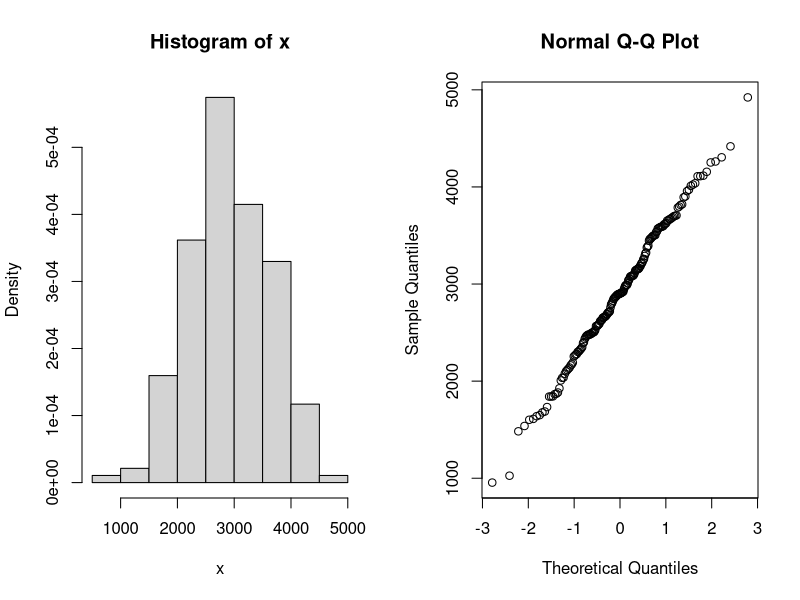
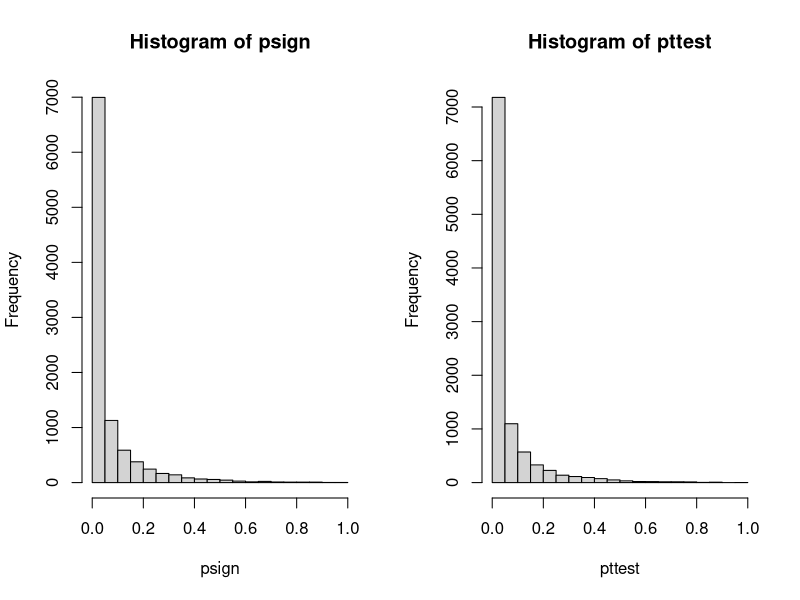
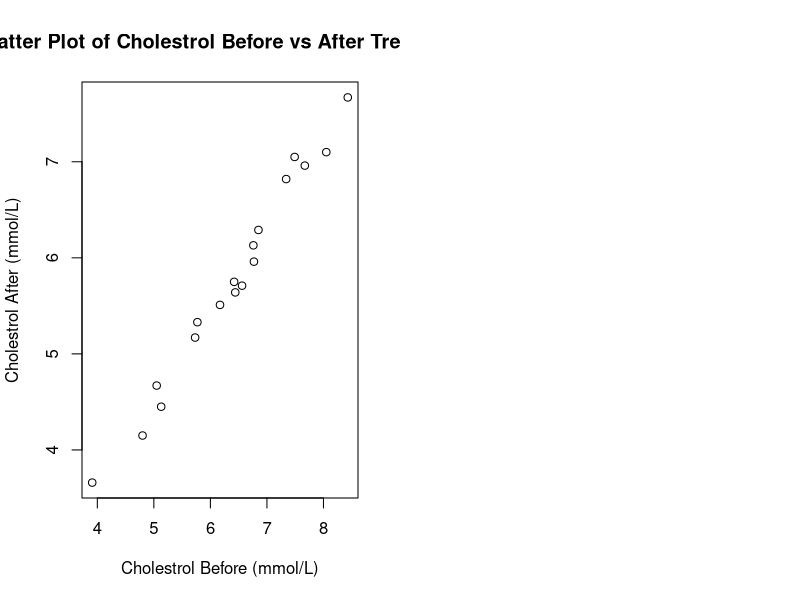
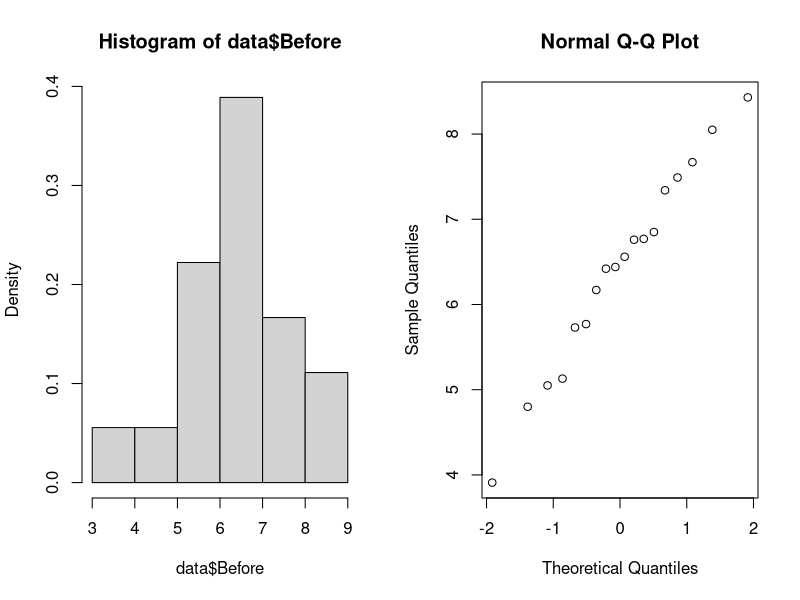
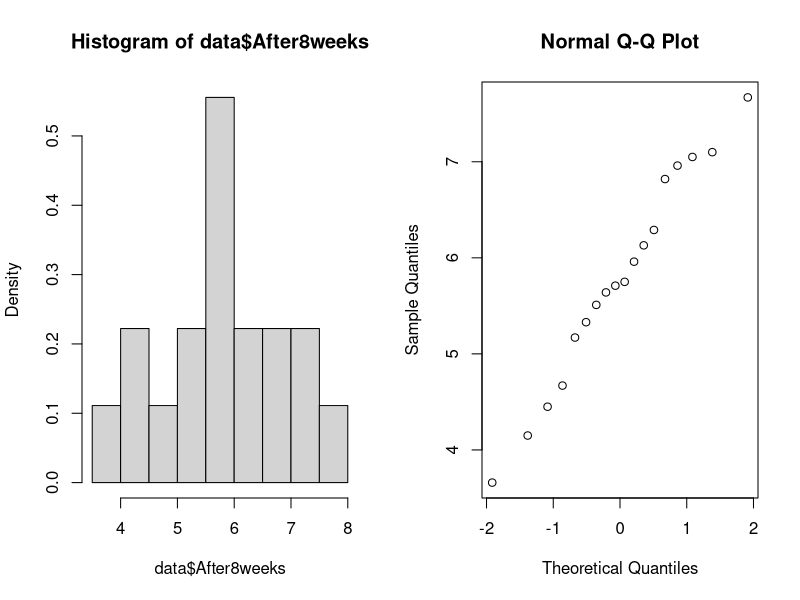
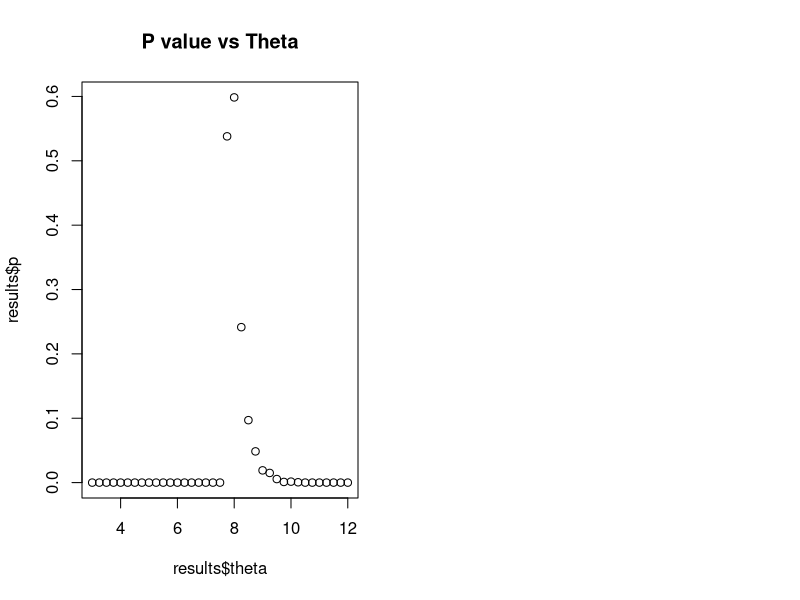
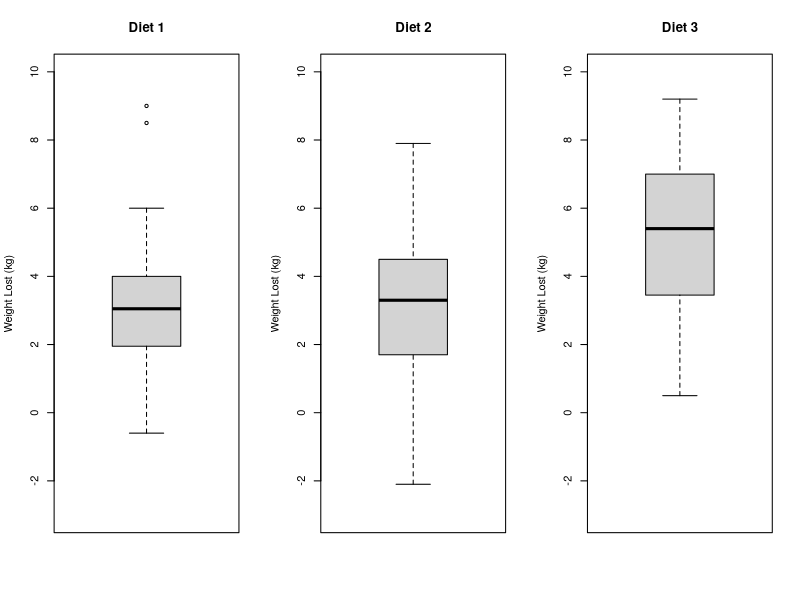
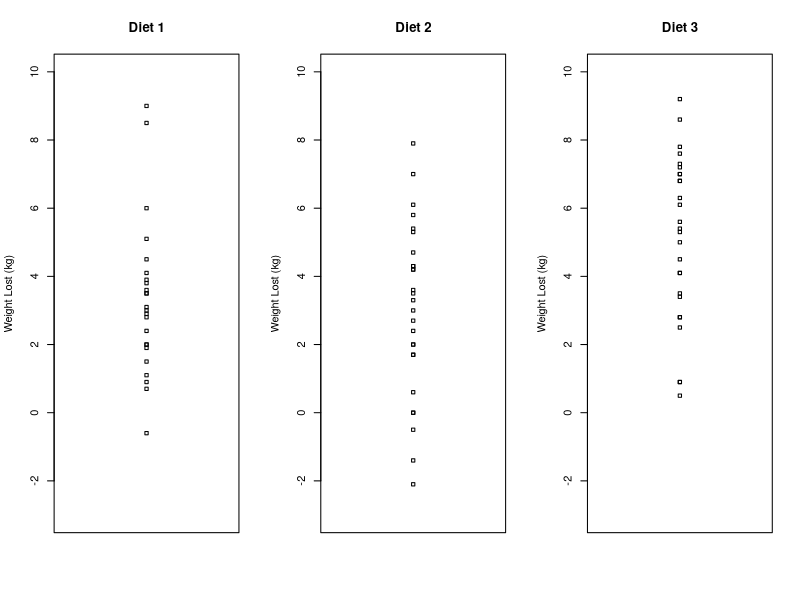

Source code (R) for these figures, in order:
## ---- chunk 1
data = read.table("birthweight.txt", header=T)
par(mfrow=c(1,2))
# use x as alias for the dataset
x = data$birthweight

# checking normality
hist(x, freq=F)
qqnorm(x)
shapiro.test(x)

t.test(x, conf.level=0.96)

# calculate min sample size needed
tval = qt(0.98, length(x))
m = 50
n = (tval * sd(x) / m) ** 2
print(sprintf("min sample size, n = %.2f", n))

## ---- chunk 2
B = 10000
Tstar = numeric(B)
for (i in 1:B){
  # sample with replacement, for a new sample of same length(x)
  Xstar = sample(x, replace=TRUE)
  Tstar[i] = mean(Xstar) 
}

Tstar02 = quantile(Tstar, 0.02)
Tstar04 = quantile(Tstar, 0.98)
print(sprintf("Bootstrap 96%% CI = [%.2f, %.2f]", Tstar02, Tstar04))
## ---- chunk 3
res = t.test(x, mu=2800, alt="g")
res #[[4]]
## ---- chunk 4
res = wilcox.test(x, mu=2800, alt="g")
res
## ---- chunk 5

B = 10000; n = length(x)
psign=numeric(B) ## will contain p-values of sign test
pttest=numeric(B) ## will contain p-values of t-test
for(i in 1:B) {
  y = rnorm(n, mean=mean(x),sd=sd(x)) ## generate data under H1 with mu=0.5
  mu = 2800
  pttest[i] = t.test(y, mu=mu, alternative="greater")[[3]] ## extract p-value
  psign[i] = wilcox.test(y, mu=mu, alt="g")[[3]]
  #psign[i] = binom.test(sum(x>0),n,p=0.5)[[3]]
} ## extract p-value
signPower = sum(psign<0.05) / B
tPower = sum(pttest<0.05) / B

print(sprintf("wilcox signed rank test power = %.4f, t-test power = %.4f", signPower, tPower))
par(mfrow=c(1,2))
hist(psign)
hist(pttest)

## ---- chunk 6
# compute pHat based on the data:
pHat = sum(x < 2600) / length(x)
n = length(x)
# compute z_{\alpha/2}
z = (pHat - 0.25) / sqrt((pHat * (1-pHat)) / n)
sprintf("pHat = %.5f, z = %.5f", pHat, z)
# compute alpha:
alpha = 2 * pnorm(z, lower.tail = F)
ciLevel = 1 - alpha
sprintf("confidence interval level = %.5f", ciLevel)

ciUpper = pHat + z * sqrt((pHat * (1-pHat)) / n)
ciLower = pHat - z * sqrt((pHat * (1-pHat)) / n)
sprintf("final confidence interval = [%.4f, %.4f]", ciLower, ciUpper)
## ---- chunk 7
prop.test(c(34, 28), c(95, 93))
#prop.test(c(34, 28), c(95, 93))
## ---- chunk 8
data = read.table("cholesterol.txt", header=T)

plot(data$Before, data$After8weeks, main="Scatter Plot of Cholestrol Before vs After Treatment", xlab="Cholestrol Before (mmol/L)", ylab="Cholestrol After (mmol/L)")

# checking normality:
par(mfrow=c(1,2))
hist(data$Before, freq=F)
qqnorm(data$Before)
shapiro.test(data$Before)

hist(data$After8weeks, freq=F)
qqnorm(data$After8weeks)
shapiro.test(data$After8weeks)
## ---- chunk 9
cor.test(data$Before, data$After8weeks)
## ---- chunk 10

## ---- chunk 11
xbar = mean(data$After8weeks)
s = sd(data$After8weeks)
n = length(data$After8weeks)

m = qt(0.975, df=n-1) * (s / sqrt(n))
# compute CI for \bar{x}
xBarLow = xbar - m
xBarHigh = xbar + m
sprintf("CI for xbar = [%.4f, %.4f]", xBarLow, xBarHigh)

# use results to compute CI for \theta
thetaLow = 2 * xBarLow - 3
thetaHigh = 2 * xBarHigh - 3
sprintf("CI for theta = [%.4f, %.4f]", thetaLow, thetaHigh)
## ---- chunk 12
sprintf("max(data$After8weeks) = %.4f", max(data$After8weeks))
sprintf("improved CI = [%.4f, %.4f]",  max(data$After8weeks), thetaHigh)
## ---- chunk 13
# returns TRUE if X ~Unif(3, theta) is plausible (p > 0.05)
doBootstrap = function (x, theta, makePlot=FALSE) {
  n = length(x)
  t = max(x)
  B = 4000
  tstar = numeric(B)
  for (i in 1:B) {
    xstar = runif(n, min=3, max=theta)
    tstar[i] = max(xstar)
  }
  
  pl = sum(tstar<t) / B
  pr = sum(tstar>t) / B
  p = 2 * min(pl, pr) # e.g. 0.038
  
  if (makePlot) {
  # make histogram:
    hist(tstar,prob=T, main="Histogram of tstar", freq=F)
    lines(rep(t,2), c(0,0.03), col="red", lwd=2)
    axis(1,t,expression(paste("t")))
    print(sprintf("p = %.4f", p))
  }
  #return(p >= 0.05);
  return(data.frame(theta=theta, p=p, valid=(p>=0.05)))
}

#results = data.frame(p=c(), valid=c())
results = NULL
for (theta in seq(3,12,0.25)){
  cur = 
    doBootstrap(data$After8weeks, theta, makePlot=FALSE)
  if (is.null(results)) {
    results = cur
  } else {
    results = rbind(results, cur)
  }
}
plot(results$theta, results$p, main="P value vs Theta")
results
#sprintf("res = %d", res)
## ---- chunk 14
res = binom.test(sum(data$After8weeks >= 6), length(data$After8weeks), p=0.5, alt="less")
## ---- chunk 15
binom.test(sum(data$After8weeks <= 4.5), length(data$After8weeks), p=0.25, alt="g")
## ---- chunk 16
data = read.table("diet.txt", header=T)
# compute weight lost
data$weightlost = data$preweight - data$weight6weeks

par(mfrow = c(1, 3))
ylim = c(-3, 10)

diet1 = dplyr::filter(data, diet == 1)
diet2 = dplyr::filter(data, diet == 2)
diet3 = dplyr::filter(data, diet == 3)

boxplot(diet1$weightlost, main="Diet 1", ylab="Weight Lost (kg)", ylim=ylim)
boxplot(diet2$weightlost, main="Diet 2", ylab="Weight Lost (kg)", ylim=ylim)
boxplot(diet3$weightlost, main="Diet 3", ylab="Weight Lost (kg)", ylim=ylim)

stripchart(diet1$weightlost, main="Diet 1", ylab="Weight Lost (kg)", ylim=ylim, vertical=T)
stripchart(diet2$weightlost, main="Diet 2", ylab="Weight Lost (kg)", ylim=ylim, vertical=T)
stripchart(diet3$weightlost, main="Diet 3", ylab="Weight Lost (kg)", ylim=ylim, vertical=T)
## ---- chunk 17
par(mfrow=c(1,2))
hist(data$preweight, freq=F)
qqnorm(data$preweight, main="Normal QQ plot: preweight")
shapiro.test(data$preweight)

hist(data$weight6weeks, freq=F)
qqnorm(data$weight6weeks, main="Normal QQ plot: weight6weeks")
shapiro.test(data$weight6weeks)

boxplot(data.frame(preweight=data$preweight, weightweeks6=data$weight6weeks))
## ---- chunk 18
res = binom.test(sum(data$weightlost > 0), length(data$weightlost), p=0.5,alternative= "greater")
res
## ---- chunk 19
# checking normality
checkNorm = function(data, name) {
  hist(data, main=sprintf("histogram of %s", name))
  qqnorm(data, main=sprintf("Normal qqplot of %s", name))
  shapiro.test(data)
}
par(mfrow = c(1, 2))
checkNorm(diet1$weightlost, "Diet 1"); checkNorm(diet2$weightlost, "Diet 2"); checkNorm(diet3$weightlost, "Diet 3"); 
## ---- chunk 20
# convert diet from int -> string (for informing linear model)!!
#data$diet = as.character(data$diet)
# tell R that certain columns are factor and not just numbers
data$diet = factor(data$diet)



contrasts(data$diet) <- contr.poly(length(levels(data$diet)))
#contrasts(data$diet) = contr.sum

dietaov = lm(weightlost~diet, data=data)
print("dietaov:"); dietaov
print("summary(dietaov):"); summary(dietaov)
print("anova:"); anova(dietaov)
## ---- chunk 21

## ---- chunk 22
# diet, gender
data$gender = factor(data$gender)

# remove people with no gender data
data2 = dplyr::filter(data, !is.na(gender))
interaction.plot(data2$gender, data2$diet, data2$weightlost)
interaction.plot(data2$diet, data2$gender, data2$weightlost)

# TODO: reset contrasts?
#contrasts(data2$diet) = contr.treatment(length(levels(data2$diet)))
gaov = lm(weightlost~diet*gender, data=data2)

print("gaov:"); gaov
print("summary(gaov):"); summary(gaov)
ganova = anova(gaov)
print("anova:"); ganova
## ---- chunk 23
gaov = lm(weightlost~diet+gender, data=data2)

print("gaov:"); gaov
print("summary(gaov):"); summary(gaov)
ganova = anova(gaov)
print("anova:"); ganova
## ---- chunk 24
library(MASS)
data = npk
#data
